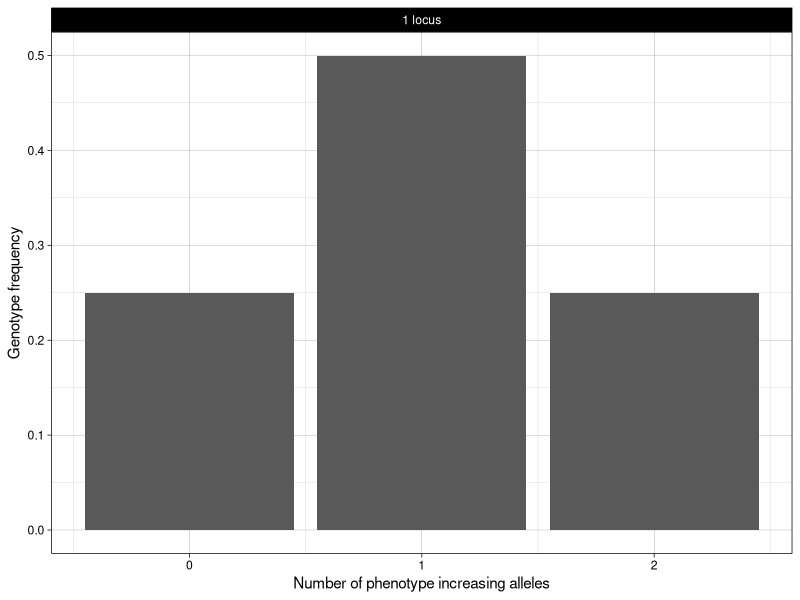
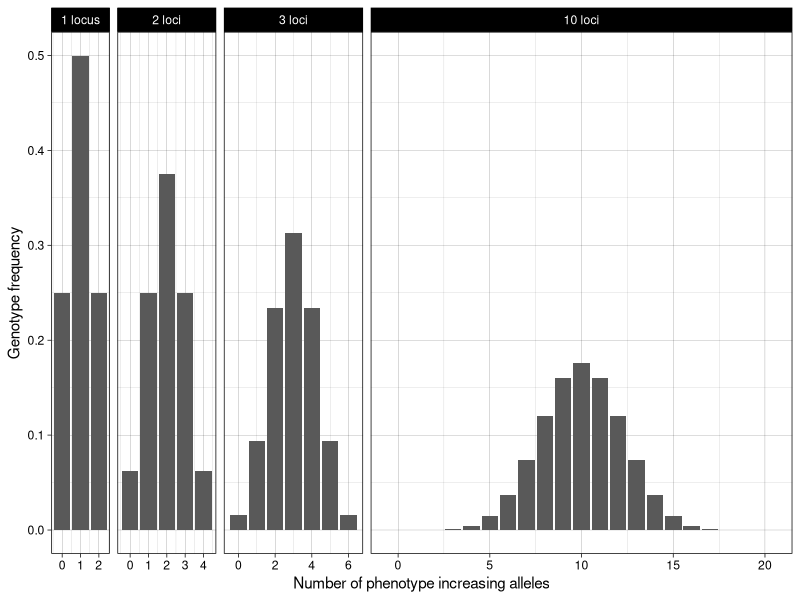
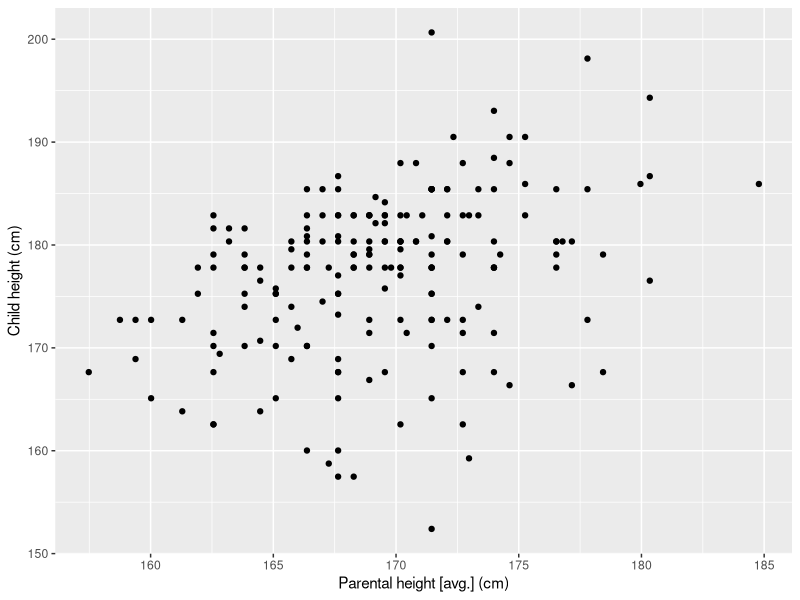
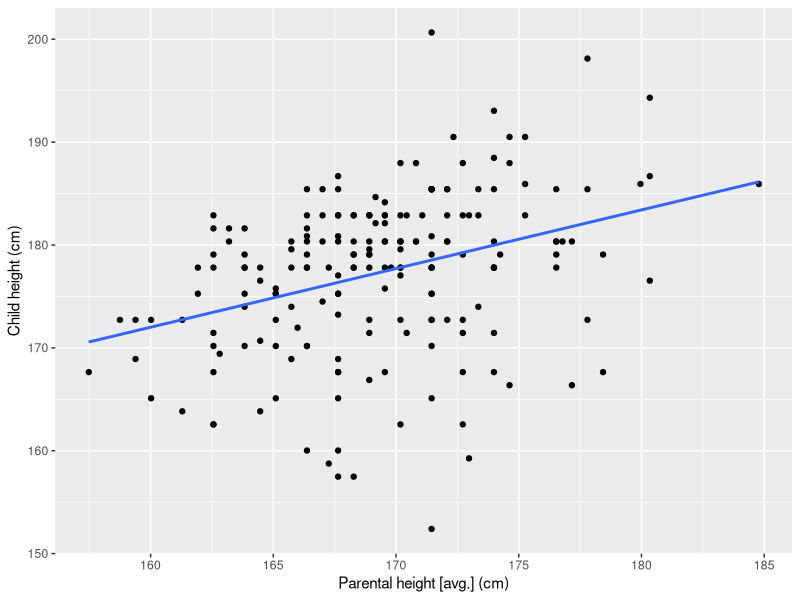
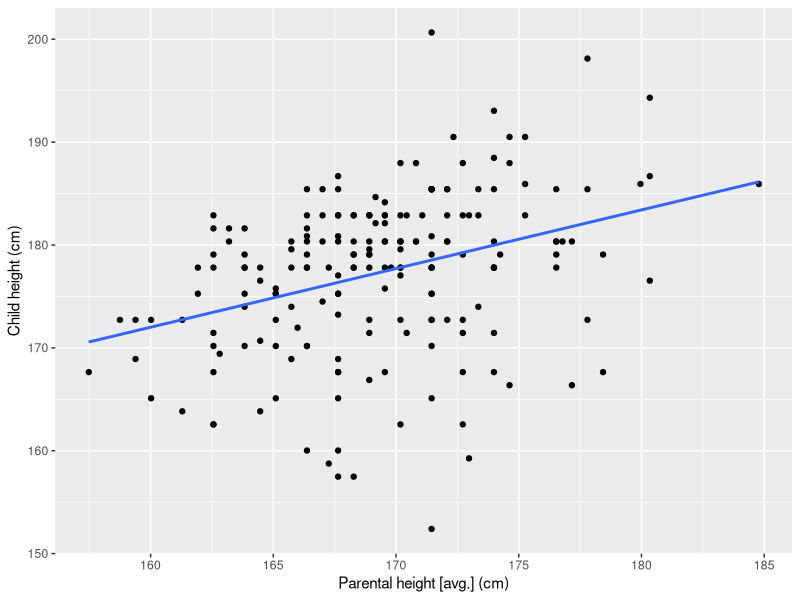

Recreate these plots in R, in order.
## ---- chunk 1
require(ggplot2)
require(dplyr)
require(stringr)

# calculate expected genotype frequency for number of increasing alleles
# use the density of the binomial distribution, for alleles = 0 up to 2 * number of loci. 
# assume each allele has the same frequency of 50% (for simplicity)
n_allele_freq <- function(n_loci) {
  alleles <- seq(from = 0, to = 2*n_loci)
  freq <- dbinom(alleles, size = 2*n_loci, prob = 0.5)
  data.frame(alleles, freq, loci = n_loci)
}

number_of_loci <- c(1, 2, 3, 10)
loci_freq <- bind_rows(lapply(number_of_loci, n_allele_freq))

loci_labeller <- function(string) {
  n_loci <- as.numeric(string)
  if_else(
    n_loci == 1, 
    true = "1 locus",
    false = str_c(string, "loci", sep = " "))
}
plot_loci <- function(loci_freq) {
  ggplot(loci_freq, aes(x = alleles, y = freq)) + geom_col() +
  facet_grid(
    . ~ loci,
    scales = "free_x",
    space = "free_x",
    labeller = labeller(loci = loci_labeller)
  ) +
  scale_x_continuous("Number of phenotype increasing alleles") +
  scale_y_continuous("Genotype frequency") +
  theme_linedraw()
}

plot_loci(
  filter(loci_freq, loci == 1)
)
## ---- chunk 2
plot_loci(loci_freq)
## ---- chunk 3
#| label: height
#| echo: false
require(readr)
require(dplyr)
require(ggplot2)

height_data <- read_tsv(here::here("data/galton-stata11/galton-stata11.tab"))

# filter to one offspring per family
# convert to cm
# average parental height
height_singletons <- height_data |>
  mutate(
    father_cm = father * 2.54,
    mother_cm = mother * 2.54,
    child_cm = height * 2.54
  ) |>
  mutate(parents_cm = (father_cm + mother_cm) / 2) |>
  group_by(family) |>
  slice_head(n = 1)
## ---- chunk 4
#| label: height_parent_offspring
#| fig-width: 5
#| fig-height: 5
require(ggplot2)

ggplot(height_singletons, aes(x = parents_cm, y = child_cm)) +
  geom_point() +
  scale_x_continuous("Parental height [avg.] (cm)") +
  scale_y_continuous("Child height (cm)")
## ---- chunk 5
#| label: height_parent_offspring_regress
#| fig-width: 5
#| fig-height: 5
require(ggplot2)

height_parent_offspring_regress_g <- ggplot(height_singletons, aes(x = parents_cm, y = child_cm)) +
  geom_point() +
  stat_smooth(method = "lm", formula = y ~ x, se = FALSE) +
  scale_x_continuous("Parental height [avg.] (cm)") +
  scale_y_continuous("Child height (cm)")
height_parent_offspring_regress_g
## ---- chunk 6
#| label: height_parent_offspring_regress2
#| fig-width: 5
#| fig-height: 5
height_parent_offspring_regress_g
